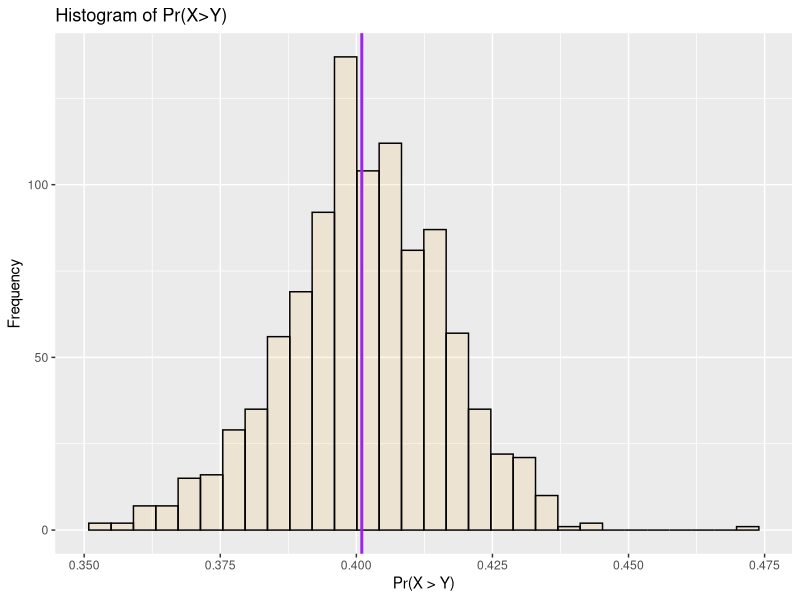

The R source for this figure: (Note: this script raises an error after producing the figure.)
# Group project
# Monte Carlo simulation

library(tidyverse)
library(doParallel)
library(parallel)
# Question 1 - Compute the probability

# Simulate the observed data
set.seed(45214)           # for reproducibility
N <- 1000                 # Specify the number of datasets to be simulated
x <- rnorm(N,4,sqrt(10))  # create the "observed" data for x
y <- runif(N,2,8)         # create the "observed" data for y

# calculate the probability
p <- sum(x > y)/N
print(p)

#------------------------------

#Question 2 - Bootstrapping

# create data
regData <- data.frame(x,y)

# Define a function called BootStrap for bootstrapping
# with variables inputData and nBoot
BootStrap <- function(inputData, nBoot){
  
  set.seed(56337)   # for reproducibility
  bootResults <- array(dim=c(nBoot, 1))  # results
  
  # Loop across all samples
  for(i in 1:nBoot){
    
    # resample our data with replacement
    bootData <- inputData[sample(1:nrow(inputData), nrow(inputData), replace = T),]
    
    # find the number for X>Y
    tot <- sum(bootData[,1] > bootData[,2])
    
    # Store results
    bootResults[i] <- tot/nrow(inputData)
    
  }
  
  bootResults
  
} # end of function


# derive the sample variance
sample_distri <- BootStrap(regData,nBoot = 1000)

# Plot the histogram
ggplot(data.frame(sample_distri)) +
  geom_histogram(aes(sample_distri), colour = "black", fill = "orange", alpha = 0.1) +
  geom_vline(xintercept = p, col="purple", lwd=1) +
  ggtitle("Histogram of Pr(X>Y)") +
  xlab("Pr(X > Y)") +
  ylab("Frequency") 


#-----------------------------

# Question 3 - how sample variance varies with No. of simulations



# Loop through varying numbers of MC simulations
# from 5 to 200
nSim <- seq(5, 200)

# Non - parallelised version
# Create empty data frame to append estimations to
sample_var_final <- data.frame(number_of_simulations = nSim, variance = rep(NA, length(nSim)))

for (k in nSim){
  
  # Simulate observed data
  set.seed(45214)           # for reproducibility
  x <- rnorm(k,4,sqrt(10))  # create the "observed" data for x
  y <- runif(k,2,8)         # create the "observed" data for y
  regData2 <- data.frame(x,y)

  # Bootstrapping to derive each sampling distribution
  # for number of MC simulations with value k
  sample_distri <- BootStrap(regData2,nBoot = 1000)
  
  # Store variance of sample distribution for this iteration
 
  sample_var_final[which(sample_var_final$number_of_simulations == k),]$variance <- var(sample_distri)
}


# Parallelise
nCores <- detectCores() # no. of cores
cl <- makeCluster(spec = nCores, type = "PSOCK")
registerDoParallel(cl)


sample_var_final <- foreach(k = nSim, .combine='rbind', .multicombine=TRUE) %dopar% {
  set.seed(45214)           # for reproducibility
  x <- rnorm(k,4,sqrt(10))  # create the "observed" data for x
  y <- runif(k,2,8)         # create the "observed" data for y
  regData2 <- data.frame(x,y)
  sample_distri <- BootStrap(regData2,nBoot = 1000)
  number_of_simulations <- k
  variance <- var(sample_distri)
  data.frame(number_of_simulations, variance)
}

stopCluster(cl)

# Plot the graph of variance against number of simulations
ggplot(sample_var_final) +
  geom_point(aes(x = 1/number_of_simulations, y = variance), colour = "orange") +
  geom_smooth(aes(x = 1/number_of_simulations,y = variance), method = "lm") +
  xlab("Inverse number of Monte Carlo simulations") +
  ylab("Variance of sample distribution") +
  ggtitle("Sample variance against number of simulations")

ggplot(sample_var_final) +
  geom_point(aes(x = number_of_simulations, y = variance), colour = "orange") +
  geom_smooth(aes(x = number_of_simulations,y = variance), se = FALSE) +
  xlab("Number of Monte Carlo simulations") +
  ylab("Variance of sample distribution") +
  ggtitle("Sample variance against number of simulations")





# Test run times
times <- rep(NA,10)

for(i in 1:10){
  
start <- Sys.time()
  for (k in nSim){
    
    # Simulate observed data
    set.seed(45214)           # for reproducibility
    x <- rnorm(k,4,sqrt(10))  # create the "observed" data for x
    y <- runif(k,2,8)         # create the "observed" data for y
    regData2 <- data.frame(x,y)
    
    # Bootstrapping to derive each sampling distribution
    # for number of MC simulations with value k
    sample_distri <- BootStrap(regData2,nBoot = 1000)
    
    # Store variance of sample distribution for this iteration
    
    sample_var_final[which(sample_var_final$number_of_simulations == k),]$variance <- var(sample_distri)
  }
  end <- Sys.time()
  times[i] <- end-start
}
avgNP <- mean(times)


# Parallelise
times <- rep(NA,10)
for (i in 1:10){
  nCores <- detectCores() # no. of cores
  cl <- makeCluster(spec = nCores, type = "PSOCK")
  registerDoParallel(cl)
  
  start <- Sys.time()
  sample_var_final <- foreach(k = nSim, .combine='rbind', .multicombine=TRUE) %dopar% {
    set.seed(45214)           # for reproducibility
    x <- rnorm(k,4,sqrt(10))  # create the "observed" data for x
    y <- runif(k,2,8)         # create the "observed" data for y
    regData2 <- data.frame(x,y)
    sample_distri <- BootStrap(regData2,nBoot = 1000)
    number_of_simulations <- k
    variance <- var(sample_distri)
    data.frame(number_of_simulations, variance)
  }
  end <- Sys.time()
  times[i] <- end-start
  stopCluster(cl)
}
avgP <- mean(times)